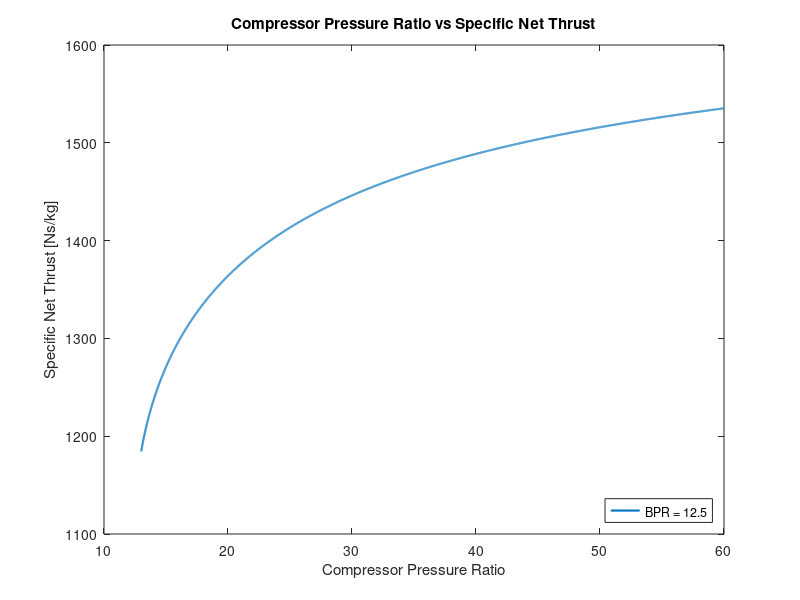
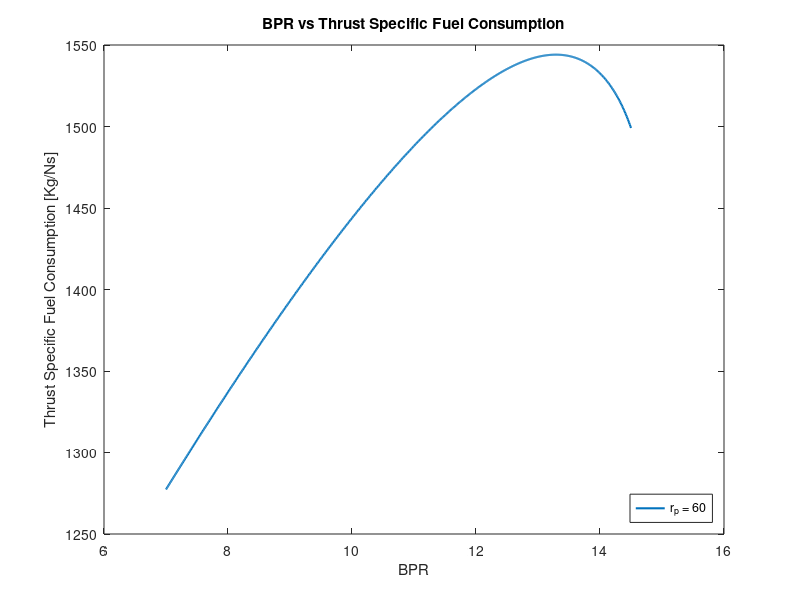

Here is the MATLAB script that generated these plots, in order:
%Brandon Lim, PSET06 Aerospace Propulsion
clear, clc, close all
format longg

%Fluid properties
gamma = 1.4;
R = 287; %J/kgK
cv = R/(gamma-1); %J/kgK
cp = gamma*cv; %J/kgK
%Inital Fluid States
To = 216.65; %Kelvin
Po = 21.4*1000; %Pascals
Mo = 0.78;
%Efficiencies
etaD = 1;
etaf = 0.95;
etaC = 0.95;
etaHPT = 0.9;
etaLPT = etaHPT;
etaNC = 1;
etaNBP = 1;
%Mechanical Ratios
rf = 1.5;
rp = 60;
BPR = 12.5;
%Fuel Properties
mFuel = 12*12.01 + 26*1.008;
mO2 = 2*16;
mN2 = 2*14.01;
nFuel = 1;
nO2 = 18.5;
nN2 = 3.76*18.5;
rFAst = (nFuel*mFuel)/(nO2*mO2 + nN2*mN2);
phi = 0.25;
LHV = 42.8*10^6; %J/kgK

%State 1 & 2
Tt2 = To*(1+((gamma-1)/2) * (Mo^2)); % K
Tto = Tt2; % Kelvin
Pt2 = Po * (1 + etaD * ((gamma-1)/2) * Mo^2)^(gamma/(gamma-1)); %Pa
Pto = (Pt2 * (1+((gamma-1)/2) * Mo^2)^((gamma)/(gamma-1))) / ((1+((gamma-1)/2) * Mo^2)^(gamma/(gamma-1))); 

%State 13
Tt13 = Tt2 * (1 + (1/etaf) * ((rf^((gamma-1)/gamma)) -1)); %K
Pt13 = rf * Pt2; %Pa

%State 3
Pt3 = rp * Pt13; %Pa
Tt3 = Tt13 * (1 + (1/etaC) * (rp^((gamma-1)/gamma)-1)); %K

%State 4
Pt4 = Pt3; %Pa
Tt4 = Tt3 + (phi*rFAst*LHV)/cp; %K

%State 4.5
Tt45 = Tt4 - (Tt13/etaC) * (rp^((gamma-1)/gamma)-1);
Pt45 = Pt4 * (1-(1/(etaC*etaHPT)*(Tt13/Tt4)*(rp^((gamma-1)/gamma)-1)))^(gamma/(gamma-1));

%State 5
Tt5 = Tt45 - (1+BPR)*(Tt2/etaf)*(rf^((gamma-1)/gamma)-1);
Pt5 = Pt45 * (1-((1+BPR)/(etaf*etaLPT)*(Tt2/Tt45)*(rf^((gamma-1)/gamma)-1)))^(gamma/(gamma-1));

%Exit velocity
Vec = sqrt(2*gamma/(gamma-1) * etaNC * R * Tt5 * (1-(Po/Pt5)^((gamma-1)/gamma)))
Vbp = sqrt(2*gamma/(gamma-1) * etaNBP * R * Tt13 * (1-(Po/Pt13)^((gamma-1)/gamma)))

%Inlet velocity
Vo = Mo * sqrt(gamma*R*To);

%Specific Thrust
ThrustSpec = BPR * (Vbp-Vo) + (Vec-Vo);

%Specific Thrust Fuel Consumption
tstf = (phi*rFAst)/ThrustSpec;

%% n
%Brandon Lim, PSET06 Aerospace Propulsion
clear, clc, close all
format longg

%Fluid properties
gamma = 1.4;
R = 287; %J/kgK
cv = R/(gamma-1); %J/kgK
cp = gamma*cv; %J/kgK
%Inital Fluid States
To = 216.65; %Kelvin
Po = 21.4*1000; %Pascals
Mo = 0.78;
%Efficiencies
etaD = 1;
etaf = 0.95;
etaC = 0.95;
etaHPT = 0.9;
etaLPT = etaHPT;
etaNC = 1;
etaNBP = 1;
%Mechanical Ratios
rf = 1.5;
rp = 13:0.01:60;
BPR = 12.5;
%Fuel Properties
mFuel = 12*12.01 + 26*1.008;
mO2 = 2*16;
mN2 = 2*14.01;
nFuel = 1;
nO2 = 18.5;
nN2 = 3.76*18.5;
rFAst = (nFuel*mFuel)/(nO2*mO2 + nN2*mN2);
phi = 0.25;
LHV = 42.8*10^6; %J/kgK

%State 1 & 2
Tt2 = To*(1+((gamma-1)/2) * (Mo^2)); % K
Tto = Tt2; % Kelvin
Pt2 = Po * (1 + etaD * ((gamma-1)/2) * Mo^2)^(gamma/(gamma-1)); %Pa
Pto = (Pt2 * (1+((gamma-1)/2) * Mo^2)^((gamma)/(gamma-1))) / ((1+((gamma-1)/2) * Mo^2)^(gamma/(gamma-1))); 

%State 13
Tt13 = Tt2 * (1 + (1/etaf) * ((rf^((gamma-1)/gamma)) -1)); %K
Pt13 = rf * Pt2; %Pa

%State 3
Pt3 = rp .* Pt13; %Pa
Tt3 = Tt13 * (1 + (1/etaC) .* (rp.^((gamma-1)./gamma)-1)); %K

%State 4
Pt4 = Pt3; %Pa
Tt4 = Tt3 + (phi.*rFAst.*LHV)./cp; %K

%State 4.5
Tt45 = Tt4 - (Tt13./etaC) .* (rp.^((gamma-1)./gamma)-1);
Pt45 = Pt4 .* (1-(1./(etaC.*etaHPT).*(Tt13./Tt4).*(rp.^((gamma-1)./gamma)-1))).^(gamma./(gamma-1));

%State 5
Tt5 = Tt45 - (1+BPR).*(Tt2./etaf).*(rf.^((gamma-1)./gamma)-1);
Pt5 = Pt45 .* (1-((1+BPR)./(etaf.*etaLPT).*(Tt2./Tt45)*(rf.^((gamma-1)./gamma)-1))).^(gamma./(gamma-1));

%Exit velocity
Vec = sqrt(2.*gamma./(gamma-1) .* etaNC .* R .* Tt5 .* (1-(Po./Pt5).^((gamma-1)./gamma)))
Vbp = sqrt(2.*gamma./(gamma-1) .* etaNBP .* R .* Tt13 .* (1-(Po./Pt13).^((gamma-1)/gamma)))

%Inlet velocity
Vo = Mo .* sqrt(gamma.*R.*To);

%Specific Thrust
ThrustSpec = BPR .* (Vbp-Vo) + (Vec-Vo);

%Specific Thrust Fuel Consumption
tstf = (phi.*rFAst)./ThrustSpec;

figure
plot(rp, ThrustSpec, "LineWidth",1.5)
xlabel("Compressor Pressure Ratio"); ylabel("Specific Net Thrust [Ns/kg]"); title("Compressor Pressure Ratio vs Specific Net Thrust")
legend("BPR = 12.5", "location", "southeast")

figure
plot(rp,tstf, "LineWidth",1.5)
xlabel("Compressor Pressure Ratio"); ylabel("Thrust Specific Fuel Consumption [Kg/Ns]"); title("Compressor Pressure Ratio vs Thrust Specific Fuel Consumption")
legend("BPR = 12.5", "location", "southeast")
%% o
%Brandon Lim, PSET06 Aerospace Propulsion
clear, clc, close all
format longg

%Fluid properties
gamma = 1.4;
R = 287; %J/kgK
cv = R/(gamma-1); %J/kgK
cp = gamma*cv; %J/kgK
%Inital Fluid States
To = 216.65; %Kelvin
Po = 21.4*1000; %Pascals
Mo = 0.78;
%Efficiencies
etaD = 1;
etaf = 0.95;
etaC = 0.95;
etaHPT = 0.9;
etaLPT = etaHPT;
etaNC = 1;
etaNBP = 1;
%Mechanical Ratios
rf = 1.5;
rp = 60;
BPR = 7:0.01:14.5;
%Fuel Properties
mFuel = 12*12.01 + 26*1.008;
mO2 = 2*16;
mN2 = 2*14.01;
nFuel = 1;
nO2 = 18.5;
nN2 = 3.76*18.5;
rFAst = (nFuel*mFuel)/(nO2*mO2 + nN2*mN2);
phi = 0.25;
LHV = 42.8*10^6; %J/kgK

%State 1 & 2
Tt2 = To*(1+((gamma-1)/2) * (Mo^2)); % K
Tto = Tt2; % Kelvin
Pt2 = Po * (1 + etaD * ((gamma-1)/2) * Mo^2)^(gamma/(gamma-1)); %Pa
Pto = (Pt2 * (1+((gamma-1)/2) * Mo^2)^((gamma)/(gamma-1))) / ((1+((gamma-1)/2) * Mo^2)^(gamma/(gamma-1))); 

%State 13
Tt13 = Tt2 * (1 + (1/etaf) * ((rf^((gamma-1)/gamma)) -1)); %K
Pt13 = rf * Pt2; %Pa

%State 3
Pt3 = rp .* Pt13; %Pa
Tt3 = Tt13 * (1 + (1/etaC) .* (rp.^((gamma-1)./gamma)-1)); %K

%State 4
Pt4 = Pt3; %Pa
Tt4 = Tt3 + (phi.*rFAst.*LHV)./cp; %K

%State 4.5
Tt45 = Tt4 - (Tt13./etaC) .* (rp.^((gamma-1)./gamma)-1);
Pt45 = Pt4 .* (1-(1./(etaC.*etaHPT).*(Tt13./Tt4).*(rp.^((gamma-1)./gamma)-1))).^(gamma./(gamma-1));

%State 5
Tt5 = Tt45 - (1+BPR).*(Tt2./etaf).*(rf.^((gamma-1)./gamma)-1);
Pt5 = Pt45 .* (1-((1+BPR)./(etaf.*etaLPT).*(Tt2./Tt45)*(rf.^((gamma-1)./gamma)-1))).^(gamma./(gamma-1));

%Exit velocity
Vec = sqrt(2.*gamma./(gamma-1) .* etaNC .* R .* Tt5 .* (1-(Po./Pt5).^((gamma-1)./gamma)))
Vbp = sqrt(2.*gamma./(gamma-1) .* etaNBP .* R .* Tt13 .* (1-(Po./Pt13).^((gamma-1)/gamma)))

%Inlet velocity
Vo = Mo .* sqrt(gamma.*R.*To);

%Specific Thrust
ThrustSpec = BPR .* (Vbp-Vo) + (Vec-Vo);

%Specific Thrust Fuel Consumption
tstf = (phi.*rFAst)./ThrustSpec;

plot(BPR,ThrustSpec, "linewidth", 1.5)
xlabel("BPR"); ylabel("Thrust Specific Fuel Consumption [Kg/Ns]"); title("BPR vs Thrust Specific Fuel Consumption")
legend("r_p = 60", "location", "southeast")